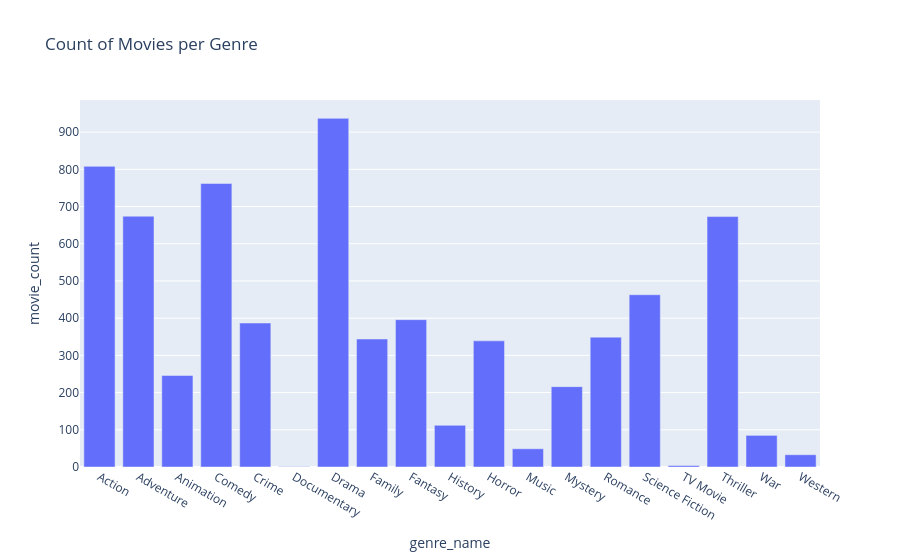

Source (notebook cell):
### Markdown cell above
VISUALIZATION CHART 4

insights - Genre of Drama have highest no.of movies (937)
           Genre of documentry have least no.of movies (1)

### Code cell
df_genre_count = (
    df_movie_genres
    .merge(df_genres, on="genre_id", how="left")
    .groupby("genre_name")["movie_id"]
    .nunique()
    .reset_index(name="movie_count")
)

fig = px.bar(
    df_genre_count,
    x="genre_name",
    y="movie_count",
    title="Count of Movies per Genre"
)

fig.show()

### Figure 1 — Plotly figure (JSON) as saved in the notebook; plotly's stock layout.template omitted (floating-point values rounded to 4 significant figures)
{"data": [{"hovertemplate": "genre_name=%{x}<br>movie_count=%{y}<extra></extra>", "legendgroup": "", "marker": {"color": "#636efa", "pattern": {"shape": ""}}, "name": "", "orientation": "v", "showlegend": false, "textposition": "auto", "type": "bar", "x": ["Action", "Adventure", "Animation", "Comedy", "Crime", "Documentary", "Drama", "Family", "Fantasy", "History", "Horror", "Music", "Mystery", "Romance", "Science Fiction", "TV Movie", "Thriller", "War", "Western"], "xaxis": "x", "y": [808, 674, 246, 762, 387, 1, 937, 344, 396, 112, 339, 49, 216, 349, 463, 4, 673, 85, 33], "yaxis": "y"}], "layout": {"barmode": "relative", "legend": {"tracegroupgap": 0}, "title": {"text": "Count of Movies per Genre"}, "xaxis": {"anchor": "y", "domain": [0, 1], "title": {"text": "genre_name"}}, "yaxis": {"anchor": "x", "domain": [0, 1], "title": {"text": "movie_count"}}}}
